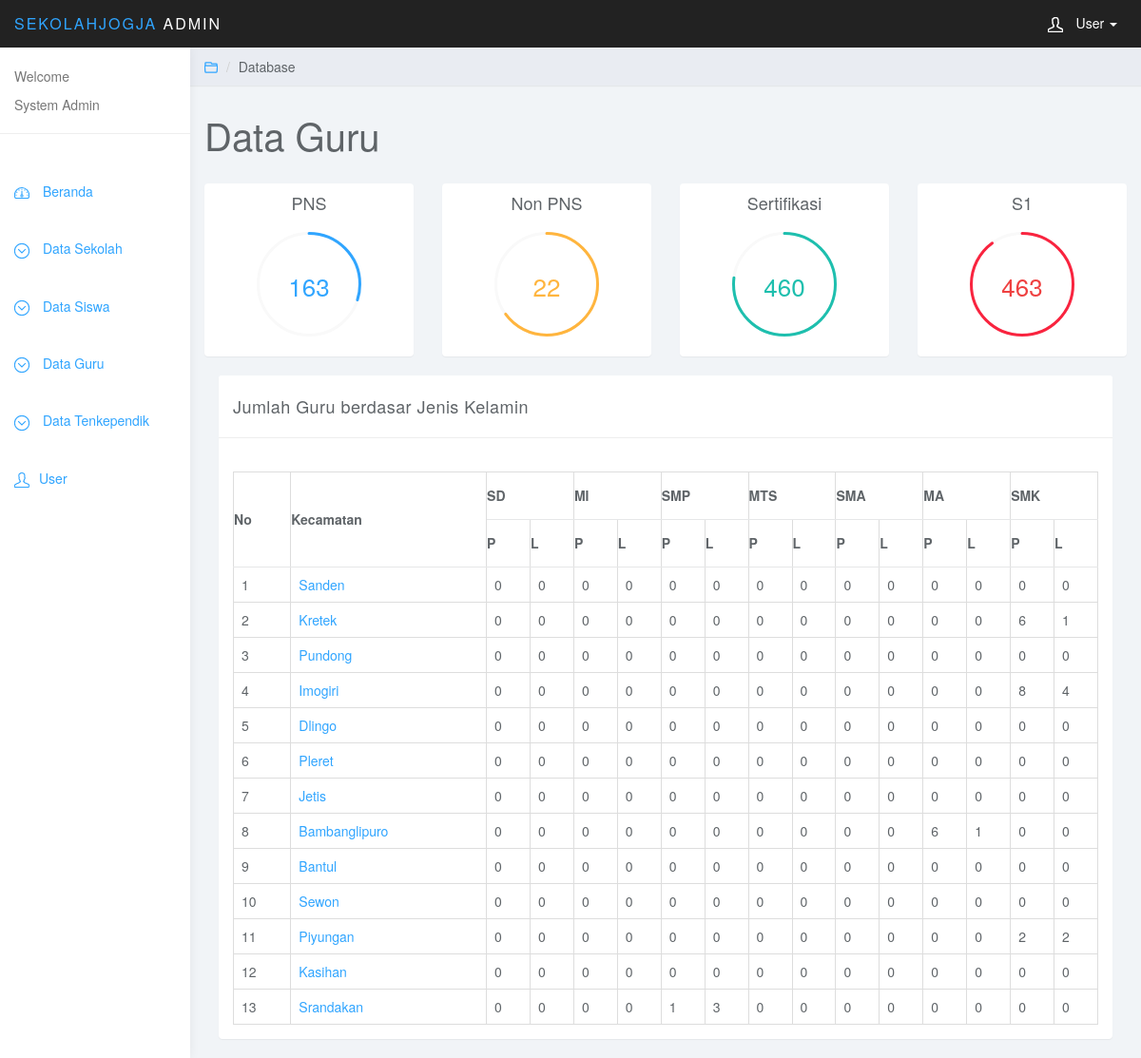
The page /index.php/admin/guru_jk_kec/1 on the database its author committed.
### tables this page shows
CREATE TABLE `kecamatan` (
  `kode_kec` int(11) NOT NULL,
  `nama_kec` varchar(30) NOT NULL,
  `kode_kab` int(11) NOT NULL
);

### application/controllers/admin.php (called while the page is built, shortened)
<?php
class admin extends CI_Controller {
    function __construct() {
        $this->load->model('madmin');
        $this->load->model('m_public');
        $this->load->helper('url');
        $this->load->library('lib_new');
    }
    function guru_jk_kec($id){
        $this->load->view('head_user');
        $data['jmlgpns'] = $this->madmin->jmlg_pns();
        $data['jmlgnpns'] = $this->madmin->jmlg_npns();
        $data['jmlstf'] = $this->madmin->jml_stf();
        $data['jmls1'] = $this->madmin->jml_s1();
        $data['kec']= $this->madmin->kec($id);
        $data['sdp']= $this->madmin->gurusd_kc_p('$id');
        $data['sd_p']= $this->madmin->guru_kec_jk('P','SD',$id);
        $data['sd2']= $this->madmin->guru_kec_jk('L','SD',$id);
        $data['mi']= $this->madmin->guru_kec_jk('P','MI',$id);
        $data['mi2']= $this->madmin->guru_kec_jk('L','MI',$id);
        $data['smp']= $this->madmin->guru_kec_jk('P','SMP',$id);
        $data['smp2']= $this->madmin->guru_kec_jk('L','SMP',$id);
        $data['mts']= $this->madmin->guru_kec_jk('P','MTS',$id);
        $data['mts2']= $this->madmin->guru_kec_jk('L','MTS',$id);
        $data['sma']= $this->madmin->guru_kec_jk('P','SMA',$id);
        $data['sma2']= $this->madmin->guru_kec_jk('L','SMA',$id);
        $data['ma']= $this->madmin->guru_kec_jk('P','MA',$id);
        $data['ma2']= $this->madmin->guru_kec_jk('L','MA',$id);
        $data['smk']= $this->madmin->guru_kec_jk('P','SMK',$id);
        $data['smk2']= $this->madmin->guru_kec_jk('L','SMK',$id);
        $this->load->view('admin/kec_dguru_jk', $data);
        $this->load->view('foot_user');
    }
}
?>

### index.php (called while the page is built, shortened)
<?php
require_once BASEPATH.'core/CodeIgniter.php';

### application/models/madmin.php (called while the page is built, shortened)
<?php
class Madmin extends CI_Model{
    function jmlg_pns()
    {
        $sql="SELECT COUNT(sts_pegawai) as stspns FROM data_guru WHERE sts_pegawai= 'PNS DPK' OR 'PNS' OR 'PNS (Guru' OR 'PNS Diperb' OR 'PNS Namaba' OR 'PNS/DPK' OR 'PNS Sekola' OR 'PNS Depag' OR 'PNS nota t'";
        $data = $this->db->query($sql)->result_array();
        return $data;
    }
    function jmlg_npns()
    {
        $sql="SELECT COUNT(sts_pegawai) as stsnpns FROM data_guru WHERE sts_pegawai='GTT'";
        $data = $this->db->query($sql)->result_array();
        return $data;
    }
    function jml_stf()
    {
        $sql="SELECT COUNT(sertifikasi_guru) as stfguru FROM data_guru WHERE sertifikasi_guru='Sudah'";
        $data = $this->db->query($sql)->result_array();
        return $data;
    }
    function jml_s1()
    {
        $sql="SELECT COUNT(pendidikan) as jmlgs1 FROM data_guru WHERE pendidikan='S1'";
        $data = $this->db->query($sql)->result_array();
        return $data;
    }
    function guru_kec_jk($a,$b,$id){
        $sql="select p.kec as id,k.nama_kec as nama, COUNT(g.nama_guru) as jumlah FROM kecamatan as k join (SELECT * FROM profil WHERE jenjang= '$b') as p on k.kode_kec=p.kec join data_guru as g on p.npsn=g.npsn where p.kab='$id' AND g.jk = '$a' group by p.kec";
        $data =  $this->db->query($sql)->result_array();
        return $data;
    }
    function kec($a)
    {
        $sql="SELECT k.kode_kec as id, k.nama_kec as kec, count(p.npsn) jumlah FROM kecamatan as k join profil as p on k.kode_kec=p.kec where k.kode_kab='$a' group by p.kec";
        $data =  $this->db->query($sql)->result_array();
        return $data;
    }
}
?>

### application/views/admin/kec_dguru_jk.php (the view, shortened to what this page needs)
<div class="col-sm-9 col-sm-offset-3 col-lg-10 col-lg-offset-2 main">
	<div class="row">
		<ol class="breadcrumb">
			<li><a href="#"><svg class="glyph stroked open folder"><use xlink:href="#stroked-open-folder"/></svg></a></li>
			<li>Database</li>
		</ol>
	</div>
	<div class="row">
		<div class="col-lg-12">
			<h1 class="page-header">Data Guru</h1>
		</div>
	</div>
	<div class="row">
		<div class="col-xs-6 col-md-3">
			<div class="panel panel-default">
				<div class="panel-body easypiechart-panel">
					<h4>PNS</h4>
					<div class="easypiechart" id="easypiechart-blue" data-percent="30" ><span class="percent"><?php echo $jmlgpns[0]['stspns']?></span>
					</div>
				</div>
			</div>
		</div>
		<div class="col-xs-6 col-md-3">
			<div class="panel panel-default">
				<div class="panel-body easypiechart-panel">
					<h4>Non PNS</h4>
					<div class="easypiechart" id="easypiechart-orange" data-percent="65" ><span class="percent"><?php echo $jmlgnpns[0]['stsnpns']?></span>
					</div>
				</div>
			</div>
		</div>
		<div class="col-xs-6 col-md-3">
			<div class="panel panel-default">
				<div class="panel-body easypiechart-panel">
					<h4>Sertifikasi</h4>
					<div class="easypiechart" id="easypiechart-teal" data-percent="77" ><span class="percent"><?php echo $jmlstf[0]['stfguru']?></span>
					</div>
				</div>
			</div>
		</div>
		<div class="col-xs-6 col-md-3">
			<div class="panel panel-default">
				<div class="panel-body easypiechart-panel">
					<h4>S1</h4>
					<div class="easypiechart" id="easypiechart-red" data-percent="90" ><span class="percent"><?php echo $jmls1[0]['jmlgs1']?></span>
					</div>
				</div>
			</div>
		</div>
	</div>
	<div class="col-md-12">
			<div class="panel panel-default">
				<div class="panel-heading">Jumlah Guru berdasar Jenis Kelamin</div>
				<div class="panel-body">
						<br>
					<table class="table table-bordered">
					    <thead>
					    <tr align="center">
					    <center>
					    	<th rowspan="2"> No</th>
					        <th rowspan="2">Kecamatan</th>
					        <th colspan="2"> SD</th>
					        <th colspan="2">MI</th>
					        <th colspan="2">SMP</th>
					        <th colspan="2">MTS</th>
					        <th colspan="2">SMA</th>
					        <th colspan="2">MA</th>
					        <th colspan="2">SMK</th>
					    </tr>
					    <th>P</th>
					    <th>L</th>
					    <th>P</th>
					    <th>L</th>
					    <th>P</th>
					    <th>L</th>
					    <th>P</th>
					    <th>L</th>
					    <th>P</th>
					    <th>L</th>
					    <th>P</th>
					    <th>L</th>
					    <th>P</th>
					    <th>L</th>
					    </thead>
					    <tbody>
					    <?php
					    $x=1;
					    foreach ($kec as $a)
					    {
					     ?>
					    <tr>
					    	<td><?php echo $x; ?></td>
					    	<td><?php echo anchor('admin/guru_jk_sk/'.$a['id'],$a['kec']);?></td>
					    	<td>
			                <?php
			                $coba=0;
			                if($coba==0)
			                {
			                	    echo '0';
			                }
			                 ?>
			                 </td>
					    	<td>
			                <?php
			                $coba=0;
			                if($coba==0)
			                {
			                	    echo '0';
			                }
			                 ?>
			                 </td>
			                 <td>
			                <?php
			                $coba=0;
			                if($coba==0)
			                {
			                	    echo '0';
			                }
			                 ?>
			                 </td>
			                 <td>
			                <?php
			                $coba=0;
			                if($coba==0)
			                {
			                	    echo '0';
			                }
			                 ?>
			                 </td>
			                 <td>
			                <?php
			                $coba=0;
			                foreach ($smp as $s) {
			                	if($a['id']==$s['id'])
			                	{
			                        echo $s['jumlah'];
			                	$coba++;
			                	}
			                }
			                if($coba==0)
			                {
			                	    echo '0';
			                }
			                 ?>
			                 </td>
			                 <td>
			                <?php
			                $coba=0;
			                foreach ($smp2 as $s) {
			                	if($a['id']==$s['id'])
			                	{
			                        echo $s['jumlah'];
			                	$coba++;
			                	}
			                }
			                if($coba==0)
			                {
			                	    echo '0';
			                }
			                 ?>
			                 </td>
			                 <td>
			                <?php
			                $coba=0;
			                if($coba==0)
			                {
			                	    echo '0';
			                }
			                 ?>
			                 </td>
			                 <td>
			                <?php
			                $coba=0;
			                if($coba==0)
			                {
			                	    echo '0';
			                }
			                 ?>
			                 </td>
			                 <td>
			                <?php
			                $coba=0;
			                if($coba==0)
			                {
			                	    echo '0';
			                }
			                 ?>
			                 </td>
			                 <td>
			                <?php
			                $coba=0;
			                if($coba==0)
			                {
			                	    echo '0';
			                }
			                 ?>
			                 </td>
			                 <td>
			                <?php
			                $coba=0;
			                foreach ($ma as $s) {
			                	if($a['id']==$s['id'])
			                	{
			                        echo $s['jumlah'];
			                	$coba++;
			                	}
			                }
			                if($coba==0)
			                {
			                	    echo '0';
			                }
			                 ?>
			                 </td>
			                 <td>
			                <?php
			                $coba=0;
			                foreach ($ma2 as $s) {
			                	if($a['id']==$s['id'])
			                	{
			                        echo $s['jumlah'];
			                	$coba++;
			                	}
			                }
			                if($coba==0)
			                {
			                	    echo '0';
			                }
			                 ?>
			                 </td>
			                 <td>
			                <?php
			                $coba=0;
			                foreach ($smk as $s) {
			                	if($a['id']==$s['id'])
			                	{
			                        echo $s['jumlah'];
			                	$coba++;
			                	}
			                }
			                if($coba==0)
			                {
			                	    echo '0';
			                }
			                 ?>
			                 </td>
			                 <td>
			                <?php
			                $coba=0;
			                foreach ($smk2 as $s) {
			                	if($a['id']==$s['id'])
			                	{
			                        echo $s['jumlah'];
			                	$coba++;
			                	}
			                }
			                if($coba==0)
			                {
			                	    echo '0';
			                }
			                 ?>
			                 </td>
					    </tr>
					    <?php
					    $x++;
					    }
					    ?>
			            </tbody>
					</table>
				</div>
			</div>
		</div>
</div>

### assets/css/styles.css (style rules this page uses)
body { background: #f1f4f7; padding-top: 50px; color: #5f6468; }
a, a:hover, a:focus { color: #30a5ff; }
h1, h2, h3, h4, h5, h6 { color: #5f6468; }
h1 { font-weight: 300; font-size: 40px; }
h3, h4 { font-weight: 300; }
.panel { border: 0; }
.panel-heading { font-size: 18px; font-weight: 300; letter-spacing: 0.025em; height: 66px; line-height: 45px; }
.panel-default .panel-heading { background: #fff; border-bottom: 1px solid #eee; color: #5f6468; }
.breadcrumb { border-radius: 0; padding: 10px 15px; background: #e9ecf2; box-shadow: 0 1px 1px rgba(0, 0, 0, .05); margin: 0 ; }
h1.page-header { margin-top: 30px; border-bottom: 0; }
.easypiechart-panel { text-align: center; padding: 1px 0; margin-bottom: 20px; }
.easypiechart { position: relative; text-align: center; width: 120px; height: 120px; margin: 20px auto 10px auto; }
.easypiechart .percent { display: block; position: absolute; font-size: 26px; top: 38px; width: 120px; }
#easypiechart-blue .percent { color: #30a5ff; }
#easypiechart-teal .percent { color: #1ebfae; }
#easypiechart-orange .percent { color: #ffb53e; }
#easypiechart-red .percent { color: #ef4040; }
.table { background: #fff; }
.table>thead>tr>th { border-bottom: 1px solid #e6e7e8; vertical-align: middle; height: 50px; }
.breadcrumb .glyph { height: 14px; width: 14px; margin: -2px 0 0 0; stroke-width: 4px; }

### rows shown on the page
kecamatan: anchor('admin/guru_jk_sk/'.$a['id'],$a['kec']) "Sanden", shows "0"
kecamatan: anchor('admin/guru_jk_sk/'.$a['id'],$a['kec']) "Kretek", shows "0", jumlah "6", jumlah "1"
kecamatan: anchor('admin/guru_jk_sk/'.$a['id'],$a['kec']) "Pundong", shows "0"
kecamatan: anchor('admin/guru_jk_sk/'.$a['id'],$a['kec']) "Imogiri", shows "0", jumlah "8", jumlah "4"
kecamatan: anchor('admin/guru_jk_sk/'.$a['id'],$a['kec']) "Dlingo", shows "0"
kecamatan: anchor('admin/guru_jk_sk/'.$a['id'],$a['kec']) "Pleret", shows "0"
kecamatan: anchor('admin/guru_jk_sk/'.$a['id'],$a['kec']) "Jetis", shows "0"
kecamatan: anchor('admin/guru_jk_sk/'.$a['id'],$a['kec']) "Bambanglipuro", shows "0", jumlah "6", jumlah "1"
kecamatan: anchor('admin/guru_jk_sk/'.$a['id'],$a['kec']) "Bantul", shows "0"
kecamatan: anchor('admin/guru_jk_sk/'.$a['id'],$a['kec']) "Sewon", shows "0"
kecamatan: anchor('admin/guru_jk_sk/'.$a['id'],$a['kec']) "Piyungan", shows "0", jumlah "2"
kecamatan: anchor('admin/guru_jk_sk/'.$a['id'],$a['kec']) "Kasihan", shows "0"
kecamatan: anchor('admin/guru_jk_sk/'.$a['id'],$a['kec']) "Srandakan", jumlah "1", jumlah "3", shows "0"

### other values the page prints
$jmlgpns[0]['stspns'] "163"
$jmlgnpns[0]['stsnpns'] "22"
$jmlstf[0]['stfguru'] "460"
$jmls1[0]['jmlgs1'] "463"
